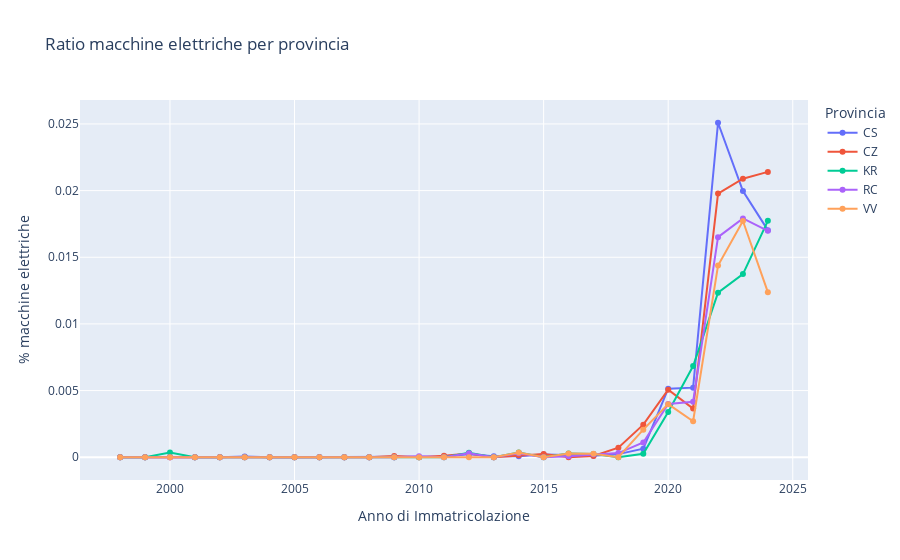

The code cell stored with this chart in its notebook:
### Markdown cell above
### Now let's evaluate the ratio of the electric car per province

### Code cell
electric_ratio = df_electric.pivot(index='prov_residenza', columns='anno_immatricolazione', values='ratio_electric')


fig = go.Figure()

for provincia in electric_ratio.index:
    fig.add_trace(go.Scatter(
        x=electric_ratio.columns,
        y=electric_ratio.loc[provincia],
        mode='lines+markers',
        name=provincia
    ))

fig.update_layout(
    title='Andamento ratio macchine elettriche per provincia',
    xaxis_title='Anno di Immatricolazione',
    yaxis_title='% macchine elettriche',
    legend_title='Provincia'
)

fig.show()

### Figure 1 — Plotly figure (JSON) as saved in the notebook; plotly's stock layout.template omitted (floating-point values rounded to 4 significant figures)
{"data": [{"mode": "lines+markers", "name": "CS", "type": "scatter", "x": [1998, 1999, 2000, 2001, 2002, 2003, 2004, 2005, 2006, 2007, 2008, 2009, 2010, 2011, 2012, 2013, 2014, 2015, 2016, 2017, 2018, 2019, 2020, 2021, 2022, 2023, 2024], "y": [0.0, 0.0, 0.0, 0.0, 0.0, 5.857e-05, 0.0, 0.0, 0.0, 0.0, 0.0, 0.0, 0.0, 5.612e-05, 0.0002174, 7.598e-05, 7.56e-05, 0.0001991, 0.0001672, 0.0001089, 0.000235, 0.0006383, 0.00514, 0.005222, 0.02509, 0.01997, 0.01704]}, {"mode": "lines+markers", "name": "CZ", "type": "scatter", "x": [1998, 1999, 2000, 2001, 2002, 2003, 2004, 2005, 2006, 2007, 2008, 2009, 2010, 2011, 2012, 2013, 2014, 2015, 2016, 2017, 2018, 2019, 2020, 2021, 2022, 2023, 2024], "y": [0.0, 0.0, 0.0, 0.0, 0.0, 0.0, 0.0, 0.0, 0.0, 0.0, 0.0, 9.06e-05, 0.0, 0.0001118, 0.0002832, 0.0, 0.0001468, 0.0002491, 0.0, 9.878e-05, 0.0007217, 0.002442, 0.005065, 0.003649, 0.01978, 0.0209, 0.0214]}, {"mode": "lines+markers", "name": "KR", "type": "scatter", "x": [1998, 1999, 2000, 2001, 2002, 2003, 2004, 2005, 2006, 2007, 2008, 2009, 2010, 2011, 2012, 2013, 2014, 2015, 2016, 2017, 2018, 2019, 2020, 2021, 2022, 2023, 2024], "y": [0.0, 0.0, 0.0003564, 0.0, 0.0, 0.0, 0.0, 0.0, 0.0, 0.0, 0.0, 0.0, 0.0, 0.0, 0.0003359, 0.0, 0.0003588, 0.0, 0.0002807, 0.0002486, 0.0, 0.0002646, 0.003393, 0.006844, 0.01235, 0.01374, 0.01774]}, {"mode": "lines+markers", "name": "RC", "type": "scatter", "x": [1998, 1999, 2000, 2001, 2002, 2003, 2004, 2005, 2006, 2007, 2008, 2009, 2010, 2011, 2012, 2013, 2014, 2015, 2016, 2017, 2018, 2019, 2020, 2021, 2022, 2023, 2024], "y": [0.0, 0.0, 0.0, 0.0, 0.0, 0.0, 0.0, 0.0, 0.0, 0.0, 0.0, 0.0, 6.68e-05, 0.0, 0.0002939, 0.0, 0.0002998, 0.0, 7.745e-05, 0.0002205, 0.0003101, 0.001106, 0.003995, 0.004165, 0.01651, 0.01791, 0.01699]}, {"mode": "lines+markers", "name": "VV", "type": "scatter", "x": [1998, 1999, 2000, 2001, 2002, 2003, 2004, 2005, 2006, 2007, 2008, 2009, 2010, 2011, 2012, 2013, 2014, 2015, 2016, 2017, 2018, 2019, 2020, 2021, 2022, 2023, 2024], "y": [0.0, 0.0, 0.0, 0.0, 0.0, 0.0, 0.0, 0.0, 0.0, 0.0, 0.0, 0.0, 0.0, 0.0, 0.0, 0.0, 0.000356, 0.0, 0.0002823, 0.000265, 0.0, 0.00207, 0.003982, 0.002698, 0.01437, 0.01772, 0.01238]}], "layout": {"legend": {"title": {"text": "Provincia"}}, "title": {"text": "Ratio macchine elettriche per provincia"}, "xaxis": {"title": {"text": "Anno di Immatricolazione"}}, "yaxis": {"title": {"text": "% macchine elettriche"}}}}
